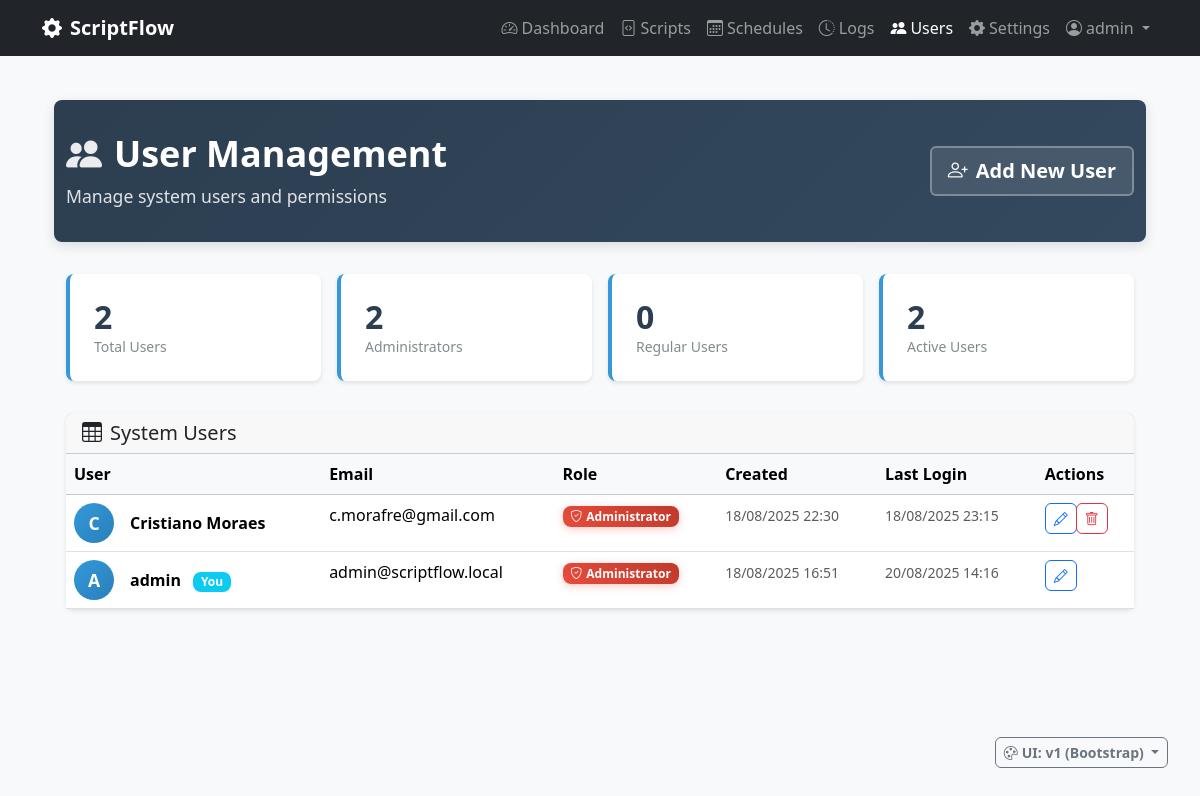
/admin/users (signed in), run on an earlier commit of the app's database.
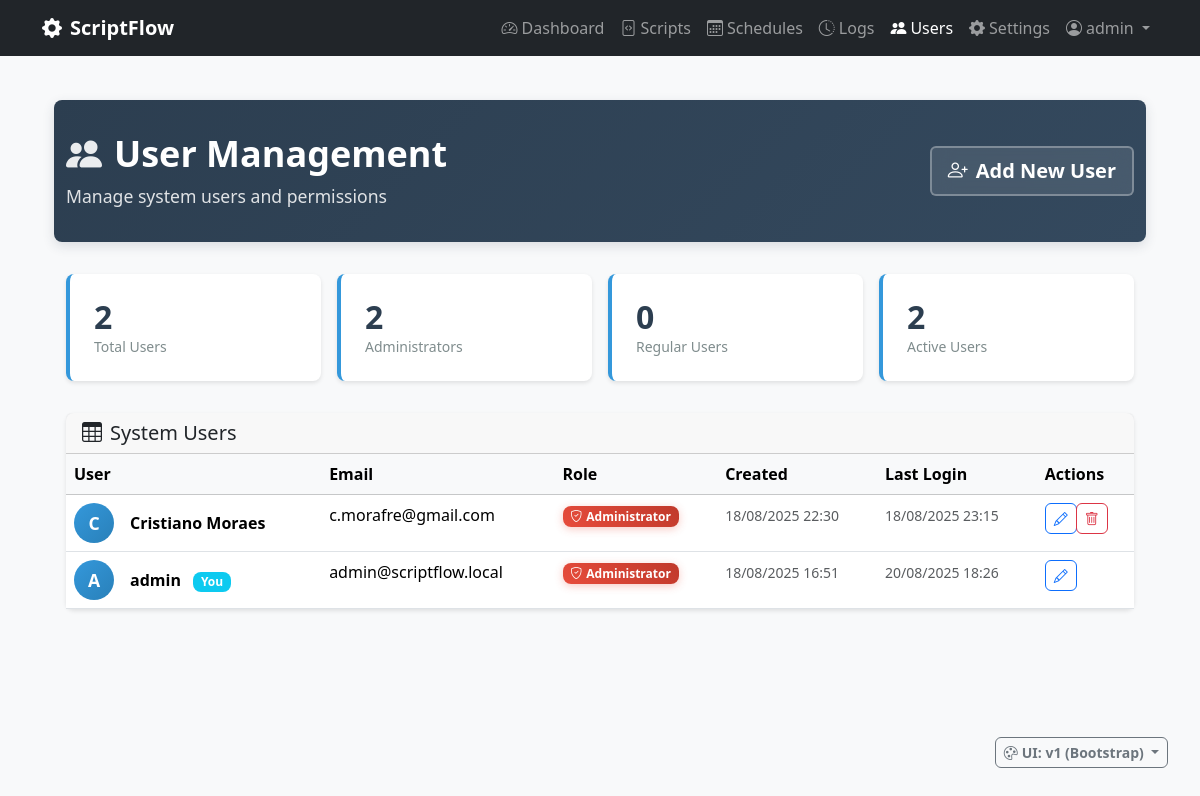
And on a later commit of the database.
### scriptflow.py (models this page shows, shortened)
class User(UserMixin, db.Model):
    __tablename__ = 'users'
    id = db.Column(db.Integer, primary_key=True)
    username = db.Column(db.String(80), unique=True, nullable=False)
    email = db.Column(db.String(120), unique=True, nullable=False)
    password_hash = db.Column(db.String(255), nullable=False)
    is_admin = db.Column(db.Boolean, default=False, nullable=False)
    can_view_all_data = db.Column(db.Boolean, default=False, nullable=False)
    created_at = db.Column(db.DateTime, default=datetime.now)
    last_login = db.Column(db.DateTime)

### scriptflow.py (the view)
@app.route('/admin/users')
@login_required
@admin_required
def manage_users():
    users = User.query.order_by(User.created_at.desc()).all()
    return render_template(UIVersionManager.get_template_path('admin/users.html'), users=users)

### config/ui_version.py (called while the page is built)
    @classmethod
    def get_ui_version(cls):
        if request and request.args.get('ui') in ['v1', 'v2']:
            ui_version = request.args.get('ui')
            if session:
                session['ui_version'] = ui_version
            return ui_version
        if session and 'ui_version' in session:
            return session['ui_version']
        env_version = os.environ.get('UI_VERSION', '').lower()
        if env_version in ['v1', 'v2']:
            return env_version
        return cls.DEFAULT_VERSION

    @classmethod
    def get_template_path(cls, template_name):
        ui_version = cls.get_ui_version()
        return f"{ui_version}/{template_name}"

    @classmethod
    def is_modern_ui(cls):
        return cls.get_ui_version() == cls.MODERN_VERSION

    @classmethod
    def get_ui_display_info(cls):
        current_version = cls.get_ui_version()
        is_v2 = current_version == cls.MODERN_VERSION
        return {
            'current_version': current_version,
            'current_label': 'v2 (Modern)' if is_v2 else 'v1 (Bootstrap)',
            'current_icon': 'bi-stars' if is_v2 else 'bi-bootstrap',
            'is_modern': is_v2,
            'switch_to_version': cls.DEFAULT_VERSION if is_v2 else cls.MODERN_VERSION,
            'switch_to_label': 'Switch to v1 (Bootstrap)' if is_v2 else 'Switch to v2 (Modern)',
            'switch_to_icon': 'bi-bootstrap' if is_v2 else 'bi-stars'
        }

### scriptflow.py (called while the page is built)
@app.context_processor
def inject_ui_version():
    try:
        return {
            'ui_info': UIVersionManager.get_ui_display_info(),
            'ui_version': UIVersionManager.get_ui_version(),
            'is_modern_ui': UIVersionManager.is_modern_ui()
        }
    except:
        return {
            'ui_info': {},
            'ui_version': 'v1',
            'is_modern_ui': False
        }

@login_manager.user_loader
def load_user(user_id):
    return db.session.get(User, int(user_id))

def admin_required(f):
    @wraps(f)
    def decorated_function(*args, **kwargs):
        if not current_user.is_authenticated or not current_user.is_admin:
            abort(403)  # Forbidden
        return f(*args, **kwargs)
    return decorated_function

### templates/v1/admin/users.html (shortened to what this page needs)
{% extends "v1/base.html" %}
{% block content %}
<div class="container-fluid">
    <div class="page-header">
        <div class="container">
            <div class="row align-items-center">
                <div class="col">
                    <h1>
                        <i class="bi bi-people-fill"></i>User Management
                    </h1>
                    <p>Manage system users and permissions</p>
                </div>
                <div class="col-auto">
                    <a href="{{ url_for('create_user') }}" class="btn btn-lg">
                        <i class="bi bi-person-plus me-2"></i>Add New User
                    </a>
                </div>
            </div>
        </div>
    </div>
    <div class="container">
        <div class="stats-grid">
            <div class="stat-card">
                <h3 class="stat-number">{{ users|length }}</h3>
                <p class="stat-label">Total Users</p>
            </div>
            <div class="stat-card">
                <h3 class="stat-number">{{ users|selectattr('is_admin')|list|length }}</h3>
                <p class="stat-label">Administrators</p>
            </div>
            <div class="stat-card">
                <h3 class="stat-number">{{ users|rejectattr('is_admin')|list|length }}</h3>
                <p class="stat-label">Regular Users</p>
            </div>
            <div class="stat-card">
                <h3 class="stat-number">{{ users|selectattr('last_login')|list|length }}</h3>
                <p class="stat-label">Active Users</p>
            </div>
        </div>
        <div class="card">
            <div class="card-header">
                <h5 class="card-title mb-0">
                    <i class="bi bi-table me-2"></i>System Users
                </h5>
            </div>
            <div class="card-body p-0">
                {% if users %}
                <div class="table-responsive">
                    <table class="table table-hover mb-0">
                        <thead class="table-light">
                            <tr>
                                <th>User</th>
                                <th>Email</th>
                                <th>Role</th>
                                <th>Created</th>
                                <th>Last Login</th>
                                <th>Actions</th>
                            </tr>
                        </thead>
                        <tbody>
                            {% for user in users %}
                            <tr>
                                <td>
                                    <div class="d-flex align-items-center">
                                        <div class="user-avatar me-3">
                                            {{ user.username[0].upper() }}
                                        </div>
                                        <div>
                                            <strong>{{ user.username }}</strong>
                                            {% if user.id == current_user.id %}
                                            <span class="badge bg-info ms-2">You</span>
                                            {% endif %}
                                        </div>
                                    </div>
                                </td>
                                <td>{{ user.email }}</td>
                                <td>
                                    {% if user.is_admin %}
                                    <span class="badge admin-badge">
                                        <i class="bi bi-shield-check me-1"></i>Administrator
                                    </span>
                                    {% else %}
                                    <span class="badge user-badge">
                                        <i class="bi bi-person me-1"></i>User
                                    </span>
                                    {% endif %}
                                </td>
                                <td>
                                    <small class="text-muted">
                                        {{ user.created_at.strftime('%d/%m/%Y %H:%M') if user.created_at else 'N/A' }}
                                    </small>
                                </td>
                                <td>
                                    {% if user.last_login %}
                                    <small class="text-muted">
                                        {{ user.last_login.strftime('%d/%m/%Y %H:%M') }}
                                    </small>
                                    {% else %}
                                    <span class="text-muted">Never</span>
                                    {% endif %}
                                </td>
                                <td>
                                    <div class="btn-group btn-group-sm">
                                        <a href="{{ url_for('edit_user', user_id=user.id) }}"
                                           class="btn btn-outline-primary" title="Edit User">
                                            <i class="bi bi-pencil"></i>
                                        </a>
                                        {% if user.id != current_user.id %}
                                        <button type="button" class="btn btn-outline-danger btn-delete-user"
                                                title="Delete User"
                                                data-user-id="{{ user.id }}"
                                                data-username="{{ user.username }}"
                                                {% if user.is_admin and users|selectattr('is_admin')|list|length <= 1 %}disabled{% endif %}>
                                            <i class="bi bi-trash"></i>
                                        </button>
                                        {% endif %}
                                    </div>
                                </td>
                            </tr>
                            {% endfor %}
                        </tbody>
                    </table>
                </div>
                {% endif %}
            </div>
        </div>
    </div>
</div>
{% endblock %}

### templates/v1/base.html (shortened to what this page needs)
<!DOCTYPE html>
<html lang="en">
<head>
    <link href="https://cdn.jsdelivr.net/npm/bootstrap@5.3.2/dist/css/bootstrap.min.css" rel="stylesheet">
    <link href="https://cdn.jsdelivr.net/npm/bootstrap-icons@1.11.0/font/bootstrap-icons.css" rel="stylesheet">
    <link href="{{ url_for('static', filename='css/app.css') }}" rel="stylesheet">
</head>
<body{% block body_class %}{% endblock %}>
    <nav class="navbar navbar-expand-lg navbar-dark bg-dark fixed-top">
        <div class="container">
            <a class="navbar-brand" href="{{ url_for('dashboard') }}">
                <i class="bi bi-gear-fill me-2"></i>ScriptFlow
            </a>
            <div class="navbar-nav ms-auto">
                <a class="nav-link{% if request.endpoint == 'dashboard' %} active{% endif %}" href="{{ url_for('dashboard') }}">
                    <i class="bi bi-speedometer2 me-1"></i>Dashboard
                </a>
                <a class="nav-link{% if request.endpoint in ['scripts', 'upload_script', 'edit_script', 'view_script'] %} active{% endif %}" href="{{ url_for('scripts') }}">
                    <i class="bi bi-file-code me-1"></i>Scripts
                </a>
                <a class="nav-link{% if request.endpoint in ['schedules', 'create_schedule', 'edit_schedule'] %} active{% endif %}" href="{{ url_for('schedules') }}">
                    <i class="bi bi-calendar3 me-1"></i>Schedules
                </a>
                <a class="nav-link{% if request.endpoint in ['logs', 'view_execution'] %} active{% endif %}" href="{{ url_for('logs') }}">
                    <i class="bi bi-clock-history me-1"></i>Logs
                </a>
                {% if current_user.is_admin %}
                <a class="nav-link{% if request.endpoint in ['manage_users', 'create_user', 'edit_user'] %} active{% endif %}" href="{{ url_for('manage_users') }}">
                    <i class="bi bi-people-fill me-1"></i>Users
                </a>
                {% endif %}
                <a class="nav-link{% if request.endpoint in ['settings', 'python_settings', 'terminal'] %} active{% endif %}" href="{{ url_for('settings') }}">
                    <i class="bi bi-gear-fill me-1"></i>Settings
                </a>
                <div class="nav-item dropdown">
                    <a class="nav-link dropdown-toggle" href="#" role="button" data-bs-toggle="dropdown">
                        <i class="bi bi-person-circle me-1"></i>{{ current_user.username }}
                    </a>
                </div>
            </div>
        </div>
    </nav>
    <main class="container mt-4">
        {% block content %}{% endblock %}
    </main>
    {% if current_user.is_authenticated and current_user.is_admin %}
    <div style="position: fixed; bottom: 2rem; right: 2rem; z-index: 1050;">
        <div class="dropdown">
            <button class="btn btn-outline-secondary btn-sm dropdown-toggle" type="button" data-bs-toggle="dropdown">
                <i class="bi bi-palette me-1"></i>UI: {{ ui_info.current_label or 'v1' }}
            </button>
        </div>
    </div>
    {% endif %}
</body>
</html>

### static/css/app.css (style rules this page uses)
body { background-color: #f8f9fa; padding-top: 76px; }
.navbar-brand { font-weight: 600; }
.card { border: none; box-shadow: 0 2px 4px rgba(0,0,0,0.1); }
.btn, .btn-sm, .btn-lg, .btn-group .btn, .btn-outline-primary, .btn-outline-secondary { border-radius: 6px !important; font-weight: 600; transition: all 0.3s ease; }
.card, .modal-content, .badge, .alert { border-radius: 8px !important; }
.page-header { background: linear-gradient(135deg, #2C3E50 0%, #34495E 100%); color: white; padding: 2rem 0; margin-bottom: 2rem; border-radius: 8px; box-shadow: 0 4px 12px rgba(44, 62, 80, 0.15); }
.page-header h1 { font-size: 2.25rem; font-weight: 700; margin-bottom: 0.5rem; display: flex; align-items: center; }
.page-header h1 i { margin-right: 0.75rem; opacity: 0.9; }
.page-header p { font-size: 1.1rem; margin-bottom: 0; opacity: 0.85; font-weight: 400; }
.page-header .btn { border: 2px solid rgba(255, 255, 255, 0.3); background: rgba(255, 255, 255, 0.1); color: white; font-weight: 600; backdrop-filter: blur(10px); transition: all 0.3s ease; }

### templates/v1/admin/users.html (style rules this page uses)
.user-avatar { width: 40px; height: 40px; border-radius: 50%; background: linear-gradient(135deg, #3498db, #2980b9); display: flex; align-items: center; justify-content: center; color: white; font-weight: 600; font-size: 1.1rem; }
.admin-badge { background: linear-gradient(45deg, #e74c3c, #c0392b); color: white; border: none; font-weight: 600; box-shadow: 0 2px 8px rgba(231, 76, 60, 0.3); }
.stats-grid { display: grid; grid-template-columns: repeat(auto-fit, minmax(200px, 1fr)); gap: 1rem; margin-bottom: 2rem; }
.stat-card { background: white; border-radius: 8px; padding: 1.5rem; box-shadow: 0 2px 4px rgba(0,0,0,0.1); border-left: 4px solid #3498db; }
.stat-number { font-size: 2rem; font-weight: 700; color: #2C3E50; margin: 0; }
.stat-label { color: #7F8C8D; font-size: 0.875rem; margin: 0; }

What changed in the data, as far as the page shows it:
changed User "admin": last_login "20/08/2025 14:16" → "20/08/2025 18:26"
